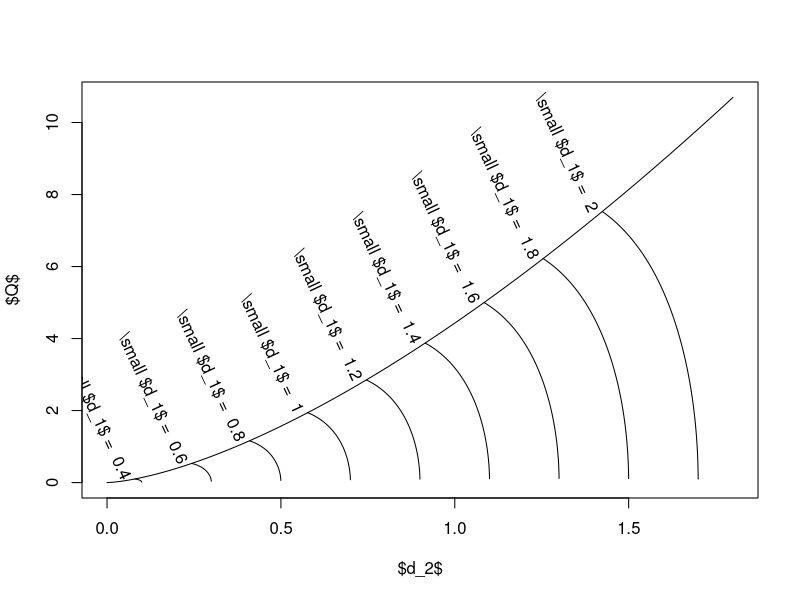

Here is the R script that generated this plot:
B1 = 3 
B2 = 2
dz = 0.3
g <- 9.81

d1 <- c(0.4, 0.6, 0.8, 1.0, 1.2, 1.4, 1.6, 1.8, 2.0)
d2 <- seq(0,1.8,,100)
Qc <- function(d2) sqrt(d2^3*B2*g)
Q <- function(d1,d2) sqrt((2*g*(d2-d1+dz))/(1/(B1*d1)^2-1/(B2*d2)^2))

plot(d2,Qc(d2),type='l',ylab='$Q$',xlab='$d_2$')

min_d2 <- 0

for(i in seq_along(d1)){    

    d2 <- seq(0,2,,10000)
    Qp <- Q(d1[i],d2)
    
    filter <- Qp < Qc(d2) 
    
    #print(Q(d1[i],d2[j]))
    #print(j)
    stopp <- FALSE
    for(j in seq_along(Qp)){
        if(is.na(Qp[j]) & !stopp)
            stopp <- TRUE
        if(stopp)
            Qp[j] <- NA
    }
    lines(d2[filter],Qp[filter])
    min_d2[i] <- min(d2[filter],na.rm=T)

}
text(min_d2,Qc(min_d2),paste('\\small $d_1$ = ',d1),srt=-65,pos=2)